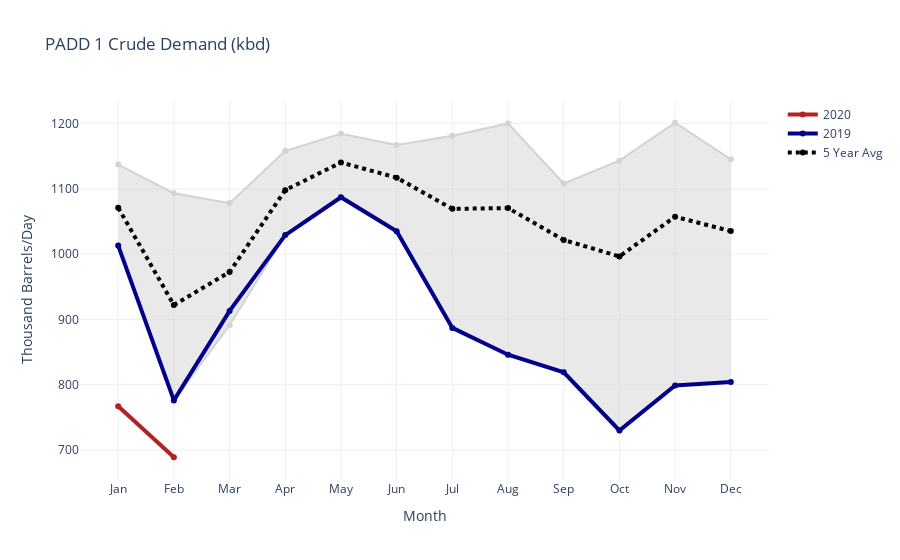
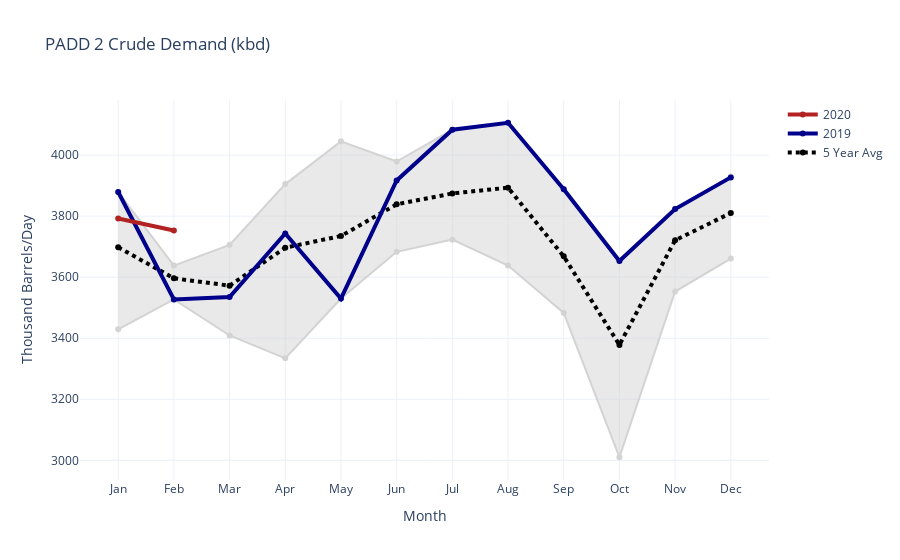
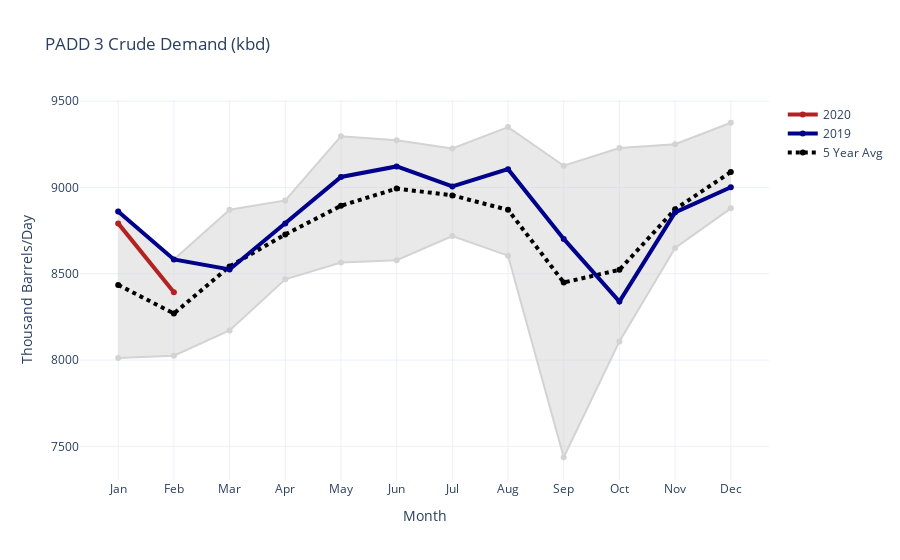
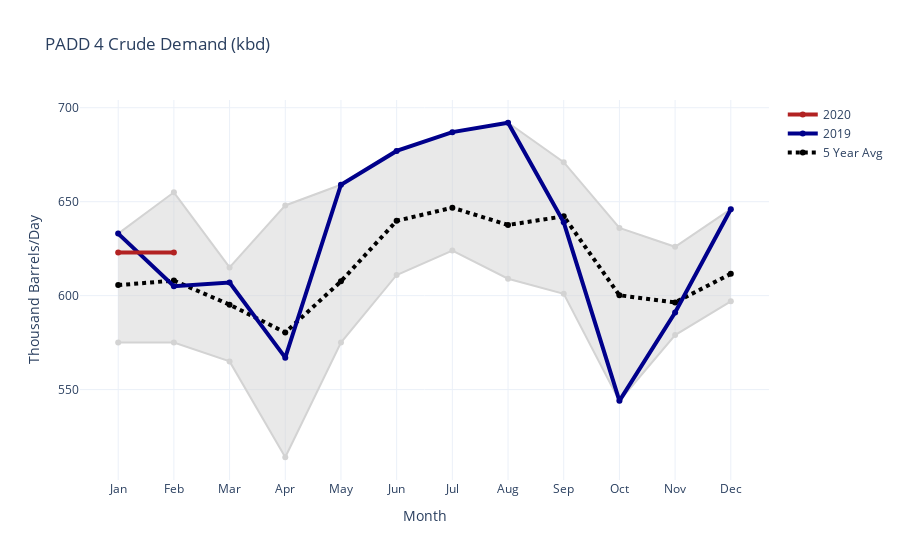

The notebook cell saved with these charts, in order:
### Code cell
# SHOWS ONLY THIS YEAR AND LAST YEAR
# Set up Figure
p1_fig = go.Figure()
p2_fig = go.Figure()
p3_fig = go.Figure()
p4_fig = go.Figure()
p5_fig = go.Figure()
total_fig = go.Figure()

# Set up lists to iterate through
fig_list = [p1_fig, p2_fig, p3_fig, p4_fig, p5_fig, total_fig]
pivot_list = [p1_pivot, p2_pivot, p3_pivot, p4_pivot, p5_pivot, total_pivot]
title_list = ['PADD 1 Crude Demand (kbd)','PADD 2 Crude Demand (kbd)','PADD 3 Crude Demand (kbd)',
              'PADD 4 Crude Demand (kbd)','PADD 5 Crude Demand (kbd)','Total Crude Demand (kbd)']

# Set the colors for the lines
colors = ['#17becf','#e377c2','#ff7f0e','#2ca02c','darkblue','firebrick']

# Create x-axis labels for the months
months = ['Jan','Feb','Mar','Apr','May','Jun','Jul','Aug','Sep','Oct','Nov','Dec']

# Create the Graphs
for j in range(6):
    data = pivot_list[j]

    fig_list[j].add_trace(go.Scatter(x=months, y=data['Max'],
        fill=None,
        mode=None,
        line_color='lightgray', showlegend=False
        ))

    fig_list[j].add_trace(go.Scatter(x=months, y=data['Min'],
        fill='tonexty', # fill area between trace0 and trace1
        mode=None, line_color='lightgray', showlegend=False))

    fig_list[j].add_trace(go.Scatter(x=months, y=data['5 Year Avg'], name='5 Year Avg',
                                 line=dict(color='black', width=4, dash='dot')))

    for i in [4,5]:
        fig_list[j].add_trace(go.Scatter(x=months, y=data.iloc[:,i], name=data.columns[i],
                                 line=dict(color=colors[i], width=4)))

    fig_list[j].update_layout(title=title_list[j],
                       xaxis_title='Month',
                       yaxis_title='Thousand Barrels/Day', template='plotly_white')
    
# Show all the graphs
p1_fig.show()
p2_fig.show()
p3_fig.show()
p4_fig.show()
p5_fig.show()
total_fig.show()

### Figure 1 — Plotly figure (JSON) as saved in the notebook; plotly's stock layout.template omitted (floating-point values rounded to 4 significant figures)
{"data": [{"line": {"color": "lightgray"}, "showlegend": false, "type": "scatter", "x": ["Jan", "Feb", "Mar", "Apr", "May", "Jun", "Jul", "Aug", "Sep", "Oct", "Nov", "Dec"], "y": [1137, 1093, 1078, 1158, 1184, 1167, 1181, 1200, 1108, 1143, 1201, 1145]}, {"fill": "tonexty", "line": {"color": "lightgray"}, "showlegend": false, "type": "scatter", "x": ["Jan", "Feb", "Mar", "Apr", "May", "Jun", "Jul", "Aug", "Sep", "Oct", "Nov", "Dec"], "y": [1013, 776, 891, 1029, 1087, 1035, 887, 846, 819, 730, 799, 804]}, {"line": {"color": "black", "dash": "dot", "width": 4}, "name": "5 Year Avg", "type": "scatter", "x": ["Jan", "Feb", "Mar", "Apr", "May", "Jun", "Jul", "Aug", "Sep", "Oct", "Nov", "Dec"], "y": [1071, 922, 972.6, 1098.0, 1140.0, 1117, 1069.0, 1070.0, 1022.0, 996.4, 1057.0, 1035.0]}, {"line": {"color": "darkblue", "width": 4}, "name": "2019", "type": "scatter", "x": ["Jan", "Feb", "Mar", "Apr", "May", "Jun", "Jul", "Aug", "Sep", "Oct", "Nov", "Dec"], "y": [1013, 776, 913, 1029, 1087, 1035, 887, 846, 819, 730, 799, 804]}, {"line": {"color": "firebrick", "width": 4}, "name": "2020", "type": "scatter", "x": ["Jan", "Feb", "Mar", "Apr", "May", "Jun", "Jul", "Aug", "Sep", "Oct", "Nov", "Dec"], "y": [767, 689, null, null, null, null, null, null, null, null, null, null]}], "layout": {"title": {"text": "PADD 1 Crude Demand (kbd)"}, "xaxis": {"title": {"text": "Month"}}, "yaxis": {"title": {"text": "Thousand Barrels/Day"}}}}

### Figure 2 — Plotly figure (JSON) as saved in the notebook; plotly's stock layout.template omitted (floating-point values rounded to 4 significant figures)
{"data": [{"line": {"color": "lightgray"}, "showlegend": false, "type": "scatter", "x": ["Jan", "Feb", "Mar", "Apr", "May", "Jun", "Jul", "Aug", "Sep", "Oct", "Nov", "Dec"], "y": [3879, 3638, 3706, 3905, 4045, 3979, 4083, 4106, 3888, 3653, 3823, 3931]}, {"fill": "tonexty", "line": {"color": "lightgray"}, "showlegend": false, "type": "scatter", "x": ["Jan", "Feb", "Mar", "Apr", "May", "Jun", "Jul", "Aug", "Sep", "Oct", "Nov", "Dec"], "y": [3429, 3527, 3409, 3334, 3530, 3683, 3723, 3638, 3483, 3010, 3553, 3661]}, {"line": {"color": "black", "dash": "dot", "width": 4}, "name": "5 Year Avg", "type": "scatter", "x": ["Jan", "Feb", "Mar", "Apr", "May", "Jun", "Jul", "Aug", "Sep", "Oct", "Nov", "Dec"], "y": [3698, 3596.0, 3572.0, 3697.0, 3735, 3839.0, 3874.0, 3893.0, 3668.0, 3378.0, 3721, 3810.0]}, {"line": {"color": "darkblue", "width": 4}, "name": "2019", "type": "scatter", "x": ["Jan", "Feb", "Mar", "Apr", "May", "Jun", "Jul", "Aug", "Sep", "Oct", "Nov", "Dec"], "y": [3879, 3527, 3535, 3743, 3530, 3917, 4083, 4106, 3888, 3653, 3823, 3927]}, {"line": {"color": "firebrick", "width": 4}, "name": "2020", "type": "scatter", "x": ["Jan", "Feb", "Mar", "Apr", "May", "Jun", "Jul", "Aug", "Sep", "Oct", "Nov", "Dec"], "y": [3792, 3753, null, null, null, null, null, null, null, null, null, null]}], "layout": {"title": {"text": "PADD 2 Crude Demand (kbd)"}, "xaxis": {"title": {"text": "Month"}}, "yaxis": {"title": {"text": "Thousand Barrels/Day"}}}}

### Figure 3 — Plotly figure (JSON) as saved in the notebook; plotly's stock layout.template omitted (floating-point values rounded to 4 significant figures)
{"data": [{"line": {"color": "lightgray"}, "showlegend": false, "type": "scatter", "x": ["Jan", "Feb", "Mar", "Apr", "May", "Jun", "Jul", "Aug", "Sep", "Oct", "Nov", "Dec"], "y": [8861, 8583, 8871, 8925, 9297, 9273, 9226, 9350, 9126, 9229, 9251, 9375]}, {"fill": "tonexty", "line": {"color": "lightgray"}, "showlegend": false, "type": "scatter", "x": ["Jan", "Feb", "Mar", "Apr", "May", "Jun", "Jul", "Aug", "Sep", "Oct", "Nov", "Dec"], "y": [8012, 8025, 8172, 8468, 8565, 8579, 8719, 8605, 7437, 8108, 8650, 8879]}, {"line": {"color": "black", "dash": "dot", "width": 4}, "name": "5 Year Avg", "type": "scatter", "x": ["Jan", "Feb", "Mar", "Apr", "May", "Jun", "Jul", "Aug", "Sep", "Oct", "Nov", "Dec"], "y": [8436.0, 8270.0, 8543.0, 8728.0, 8894, 8994.0, 8954.0, 8871.0, 8450.0, 8523.0, 8874.0, 9090.0]}, {"line": {"color": "darkblue", "width": 4}, "name": "2019", "type": "scatter", "x": ["Jan", "Feb", "Mar", "Apr", "May", "Jun", "Jul", "Aug", "Sep", "Oct", "Nov", "Dec"], "y": [8861, 8583, 8525, 8791, 9061, 9122, 9006, 9106, 8702, 8339, 8856, 9001]}, {"line": {"color": "firebrick", "width": 4}, "name": "2020", "type": "scatter", "x": ["Jan", "Feb", "Mar", "Apr", "May", "Jun", "Jul", "Aug", "Sep", "Oct", "Nov", "Dec"], "y": [8792, 8393, null, null, null, null, null, null, null, null, null, null]}], "layout": {"title": {"text": "PADD 3 Crude Demand (kbd)"}, "xaxis": {"title": {"text": "Month"}}, "yaxis": {"title": {"text": "Thousand Barrels/Day"}}}}

### Figure 4 — Plotly figure (JSON) as saved in the notebook; plotly's stock layout.template omitted (floating-point values rounded to 4 significant figures)
{"data": [{"line": {"color": "lightgray"}, "showlegend": false, "type": "scatter", "x": ["Jan", "Feb", "Mar", "Apr", "May", "Jun", "Jul", "Aug", "Sep", "Oct", "Nov", "Dec"], "y": [633, 655, 615, 648, 659, 677, 687, 692, 671, 636, 626, 646]}, {"fill": "tonexty", "line": {"color": "lightgray"}, "showlegend": false, "type": "scatter", "x": ["Jan", "Feb", "Mar", "Apr", "May", "Jun", "Jul", "Aug", "Sep", "Oct", "Nov", "Dec"], "y": [575, 575, 565, 514, 575, 611, 624, 609, 601, 544, 579, 597]}, {"line": {"color": "black", "dash": "dot", "width": 4}, "name": "5 Year Avg", "type": "scatter", "x": ["Jan", "Feb", "Mar", "Apr", "May", "Jun", "Jul", "Aug", "Sep", "Oct", "Nov", "Dec"], "y": [605.6, 608, 595.2, 580.4, 607.6, 639.8, 646.8, 637.6, 642.2, 600.2, 596.4, 611.6]}, {"line": {"color": "darkblue", "width": 4}, "name": "2019", "type": "scatter", "x": ["Jan", "Feb", "Mar", "Apr", "May", "Jun", "Jul", "Aug", "Sep", "Oct", "Nov", "Dec"], "y": [633, 605, 607, 567, 659, 677, 687, 692, 639, 544, 591, 646]}, {"line": {"color": "firebrick", "width": 4}, "name": "2020", "type": "scatter", "x": ["Jan", "Feb", "Mar", "Apr", "May", "Jun", "Jul", "Aug", "Sep", "Oct", "Nov", "Dec"], "y": [623, 623, null, null, null, null, null, null, null, null, null, null]}], "layout": {"title": {"text": "PADD 4 Crude Demand (kbd)"}, "xaxis": {"title": {"text": "Month"}}, "yaxis": {"title": {"text": "Thousand Barrels/Day"}}}}
